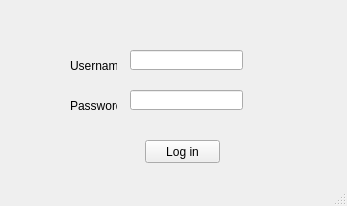
<?xml version="1.0" encoding="UTF-8"?>
<ui version="4.0">
 <class>MainWindow</class>
 <widget class="QMainWindow" name="MainWindow">
  <property name="geometry">
   <rect>
    <x>0</x>
    <y>0</y>
    <width>347</width>
    <height>206</height>
   </rect>
  </property>
  <property name="windowTitle">
   <string>MainWindow</string>
  </property>
  <widget class="QWidget" name="centralwidget">
   <widget class="QLineEdit" name="lineEdit">
    <property name="geometry">
     <rect>
      <x>130</x>
      <y>50</y>
      <width>113</width>
      <height>20</height>
     </rect>
    </property>
   </widget>
   <widget class="QLineEdit" name="lineEdit_2">
    <property name="geometry">
     <rect>
      <x>130</x>
      <y>90</y>
      <width>113</width>
      <height>20</height>
     </rect>
    </property>
   </widget>
   <widget class="QLabel" name="label">
    <property name="geometry">
     <rect>
      <x>70</x>
      <y>59</y>
      <width>47</width>
      <height>13</height>
     </rect>
    </property>
    <property name="text">
     <string>Username</string>
    </property>
   </widget>
   <widget class="QLabel" name="label_2">
    <property name="geometry">
     <rect>
      <x>70</x>
      <y>99</y>
      <width>47</width>
      <height>13</height>
     </rect>
    </property>
    <property name="text">
     <string>Password</string>
    </property>
   </widget>
   <widget class="QPushButton" name="pushButton">
    <property name="geometry">
     <rect>
      <x>145</x>
      <y>140</y>
      <width>75</width>
      <height>23</height>
     </rect>
    </property>
    <property name="text">
     <string>Log in</string>
    </property>
   </widget>
  </widget>
  <widget class="QStatusBar" name="statusbar"/>
 </widget>
 <resources/>
 <connections/>
</ui>
